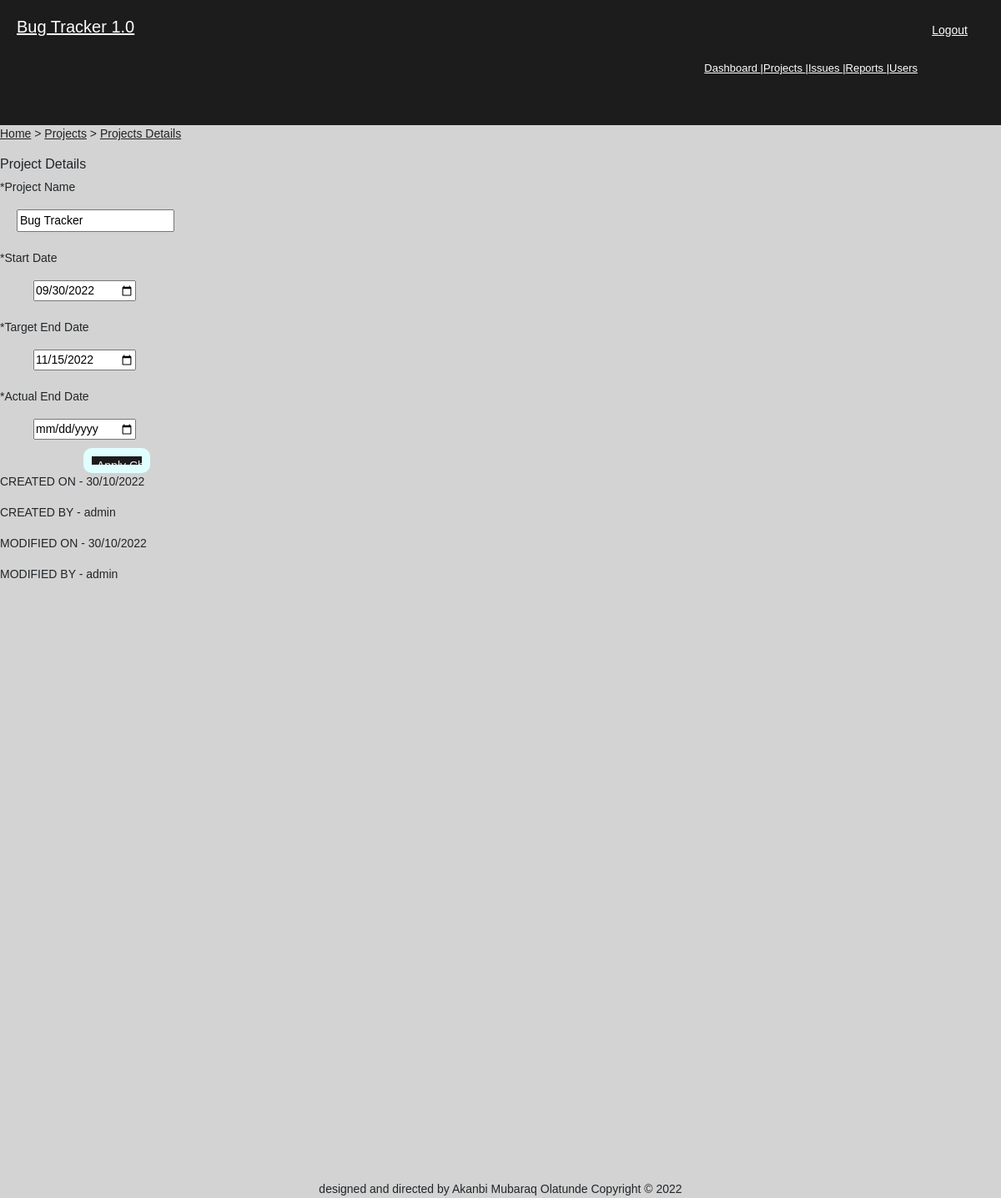
Screenshot of /project-details/edit/1 with the database file from the repository.
### main_files/db_models.py (models this page shows, shortened)
class Project(db.Model):
    __table_args__ = {"extend_existing": True}
    """class that defines the fields to store projects info in the database
    """
    project_id = db.Column(db.Integer(), primary_key=True)
    project_name = db.Column(db.String(255), unique=True, nullable=False)
    project_description = db.Column(db.String(3000), nullable=False)
    start_date = db.Column(db.DateTime, nullable=False)
    target_end_date = db.Column(db.DateTime, nullable=False)
    actual_end_date = db.Column(db.DateTime, nullable=True)
    date_created = db.Column(db.DateTime, nullable=False, default=datetime.utcnow())
    date_modified_on = db.Column(db.DateTime, nullable=False, default=datetime.utcnow())
    record_created_by = db.Column(db.String(100), nullable=False, default="admin")
    record_modified_by = db.Column(db.String(100), nullable=False, default="admin")
    @property
    def create_date(self):
        datetime_element = self.date_created
        date_element = datetime_element.strftime("%d/%m/%Y")
        return date_element
    @property
    def modify_date(self):
        datetime_element = self.date_modified_on
        date_element = datetime_element.strftime("%d/%m/%Y")
        return date_element

### main_files/all_routes.py (the view, shortened to what this page needs)
@bp.route("/project-details/edit/<int:project_id>", methods=["GET", "POST"])
def edit_projects(project_id):
    indy_project = Project.query.get_or_404(project_id)
    form = Project_Details()
    form2 = Edit_Project_Details()
    form.project_name.data = indy_project.project_name
    form.start_date.data = indy_project.start_date
    form.target_end_date.data = indy_project.target_end_date
    form2.actual_end_date.data = indy_project.actual_end_date
    all_projects = Project.query.order_by(Project.date_created)
    return render_template(
        "edit-individual-project.html",
        form=form,
        form2=form2,
        indy_project=indy_project,
        project_id=indy_project.project_id,
        all_projects=all_projects,
    )

### main_files/forms_input.py
class Project_Details(FlaskForm):
    project_name = StringField(label="Project Name", validators=[Length(min=2, max=255), DataRequired()])
    start_date = DateField(label='Start Date', validators=[DataRequired()])
    target_end_date = DateField(label='Target End Date', validators=[DataRequired()])
    project_description = TextAreaField(label="Description", validators=[DataRequired()])
    create = SubmitField()

class Edit_Project_Details(FlaskForm):
    actual_end_date = DateField(label='Actual End Date', validators=[DataRequired()])
    Apply_Changes = SubmitField()

### main_files/all_routes.py (called while the page is built)
@bp.context_processor
def base():
    form3 = SearchForm()
    return dict(form=form3)

@bp.context_processor
def base_user():
    form3 = SearchForm2()
    return dict(form=form3)

@bp.context_processor
def base_issue():
    form = SearchForm3()
    return dict(form=form)

### main_files/templates/edit-individual-project.html (shortened to what this page needs)
{% extends 'base.html' %} {% block title %} edit projects details {% endblock %}
{% block content %}
<div class="edit-details-details">
  <div class="edit-details-logos">
    <p>
      <a href="{{url_for('main.home_page')}}">Home</a> <span> > </span>
      <a href="{{url_for('main.projects_page')}}">Projects</a> <span> > </span>
      <a
        href="{{url_for('main.edit_projects', project_id=indy_project.project_id)}}"
        >Projects Details</a
      >
    </p>
  </div>
  <div class="edit-details-items">
    <div class="edit-titles">
      <h6>Project Details</h6>
    </div>
    <div class="edit-details-expands">
      <form method="POST" class="informations">
        <div class="expand-eachs">
          <p>*Project Name</p>
          {{ form.project_name(class="pname", type="text", id="project_name") }}
        </div>
        <br />
        <div class="expand-eachs">
          <p>*Start Date</p>
          {{ form.start_date(class="sdate", type="date", id="start_date") }}
        </div>
        <br />
        <div class="expand-eachs">
          <p>*Target End Date</p>
          {{ form.target_end_date(class="sdate", type="date", id="Target-date")
          }}
        </div>
        <br />
        <div class="expand-eachs">
          <p>*Actual End Date</p>
          {{ form2.actual_end_date(class="sdate", type="date", id="Actual-date")
          }}
        </div>
        <div class="buttons-to-create">
          {{ form2.Apply_Changes(type="submit", id="submit") }}
        </div>
      </form>
    </div>
    <div class="audit-information">
      <div class="created_on">
        <p>CREATED ON <span> - </span> {{ indy_project.create_date }}</p>
        <p>CREATED BY <span> - </span> {{ indy_project.record_created_by }}</p>
        <p>MODIFIED ON <span> - </span> {{ indy_project.modify_date }}</p>
        <p>
          MODIFIED BY <span> - </span> {{ indy_project.record_modified_by }}
        </p>
      </div>
    </div>
  </div>
</div>
{% endblock %}

### main_files/static/scss/base.css (style rules this page uses)
* { box-sizing: border-box; }
body { width: 100vw; height: 100vh; overflow-y: scroll; overflow-x: hidden; background: lightgrey; font-family: sans-serif; font-size: 14px; }

### main_files/static/scss/project-details.css (style rules this page uses)
.buttons-to-create { display: flex; justify-content: space-between; margin-right: 100px; align-items: center; width: 170px; }
#submit { width: 80px; height: 30px; border: solid, 10px, lightcyan; background-color: rgb(29, 28, 28); color: rgb(240, 236, 236); border-radius: 10px; }
.expand-eachs .pname { margin-left: 20px; }
.expand-eachs .sdate { margin-left: 40px; }

### main_files/static/scss/user-info.css (style rules this page uses)
.buttons-to-create { margin-top: 10px; margin-left: 100px; }

### main_files/static/scss/reports.css (style rules this page uses)
a { color: rgb(34, 34, 34); }

### main_files/templates/edit-individual-project.html (style rules this page uses)
body { width: 100vw; height: 100vh; overflow-y: scroll; overflow-x: hidden; background: lightgrey; font-family: sans-serif; font-size: 14px; }

### rows the page displays
Project: project_name "Bug Tracker", start_date "09/30/2022", target_end_date "11/15/2022", create_date "30/10/2022", record_created_by "admin", modify_date "30/10/2022", record_modified_by "admin"
